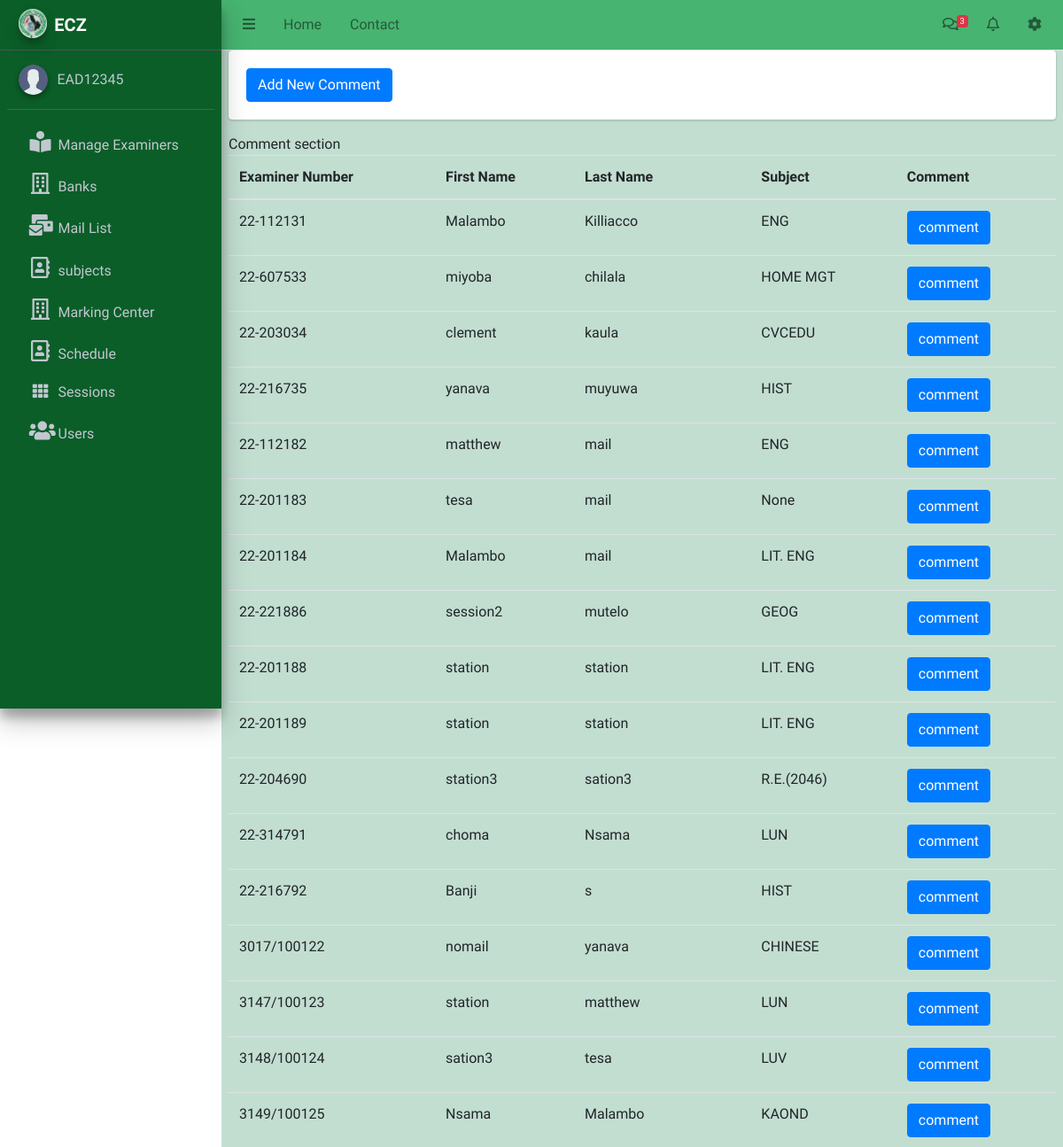
Before: /comments/list (signed in, upper part) with the older database file.
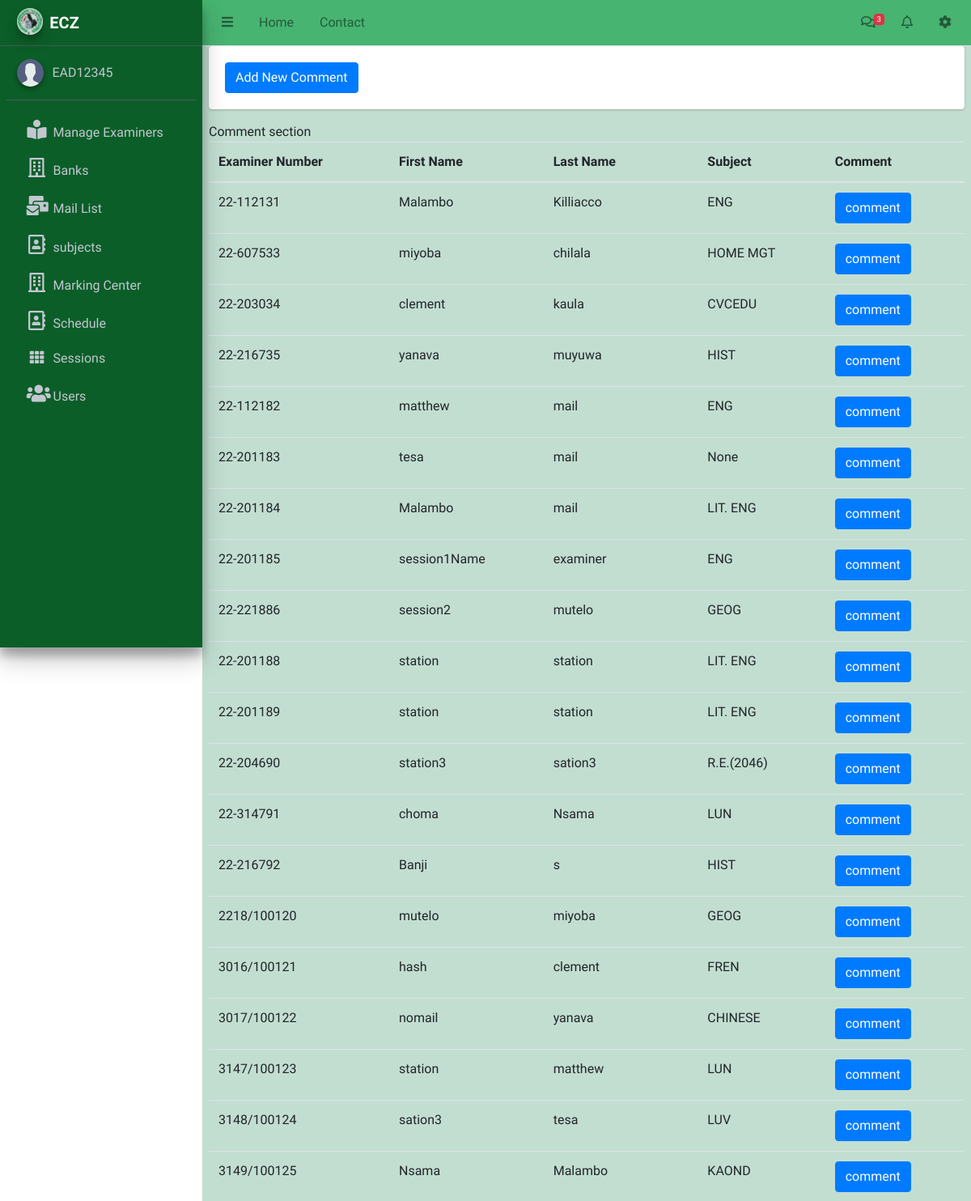
After: the same page with the newer database file.
### Examiner/models.py (models this page shows)
class Examiner(models.Model):
    user=models.OneToOneField(CustomUser,
        on_delete=models.CASCADE,null=True,blank=True)
    gender_data = ((0,"SELECT GENDER"),(1, "MALE"), (2, "FEMALE"))
    gender = models.IntegerField(default=0, choices=gender_data)
    subject=models.ForeignKey(Subject,to_field="subjectCode",db_column="Subject_Code", on_delete=models.SET_NULL,null=True,blank=True)
    paper=models.ForeignKey(Paper,db_column="Paper_Number", on_delete=models.SET_NULL,null=True)
    position=models.ForeignKey(Position,on_delete=models.SET_NULL,null=True)
    middle_name=models.CharField(max_length=50,null=True,blank=True)
    first_name=models.CharField(max_length=50,null=True)
    last_name=models.CharField(max_length=50,null=True)
    ExaminerCode=models.CharField(max_length=11,unique=True)
    Address=models.CharField(max_length=500,null=True)
    province=models.ForeignKey(Province, on_delete=models.SET_NULL,null=True)
    district=models.ForeignKey(Station,related_name="district", on_delete=models.SET_NULL,blank=True,null=True)#from station
    to_province =models.CharField(max_length=50,choices=regions,null=True,blank=True)
    bank=models.ForeignKey(Bank,on_delete=models.SET_NULL,null=True,blank=True)
    branch=models.ForeignKey(BankBranch,on_delete=models.SET_NULL,null=True,blank=True)
    AccountDetails=models.CharField(max_length=150,null=True)
    NRC=models.CharField(max_length=11,null=True)
    TPIN=models.CharField(max_length=10,null=True)
    cell_Number=models.CharField(max_length=10,null=True)
    email=models.EmailField(null=True,unique=True)
    created_at = models.DateTimeField(auto_now_add=True)
    updated_at = models.DateTimeField(auto_now=True)
    approved=models.BooleanField(default=False)
    availability=models.BooleanField(default=False)
    session=models.ForeignKey(Session,on_delete=models.CASCADE,null=True,blank=True)
    mail_count=models.IntegerField(default=0)
    objects = models.Manager()

class Subject(models.Model):
    subjectCode=models.CharField(max_length=5,unique=True)
    subjectName=models.CharField(max_length=20,null=True)
    subjectDescription=models.CharField(max_length=50,null=True,blank=True)
    datecreated= models.DateField(auto_now=True)
    dateupdated= models.DateField(auto_now=True)
    def __str__(self):
       return self.subjectName

### Examiner/ExaminerViews.py (the view, shortened to what this page needs)
# urls.py: path('comments/list',ExaminerViews.examinerComment,name='comments-list'),
@csrf_exempt
def examinerComment(request):
    comments = comment.objects.all()
    examiners=Examiner.objects.filter(approved=True)
    context = {
        "examiners":examiners,
        "comments": comments
    }
    return render(request, 'Examiner/comments.html', context)

### Examiner/templates/Examiner/comments.html (shortened to what this page needs)
{% extends 'base.html' %}
{% block content %}
<div class="card">
    <div class= "card-body">
       <button class="btn btn-primary " data-toggle="modal" data-target="#commentModal"> Add New Comment</button>
    </div>
</div>
Comment section
<table class="table">
    <thead>
        <tr>
            <th>Examiner Number</th>
            <th>First Name</th>
            <th>Last Name</th>
            <th>Subject</th>
            <th>Comment</th>
        </tr>
    </thead>
    <tbody>
        {% for item in examiners %}
        <tr>
        <td>{{item.ExaminerCode}}</td>
        <td>{{item.first_name}}</td>
        <td>{{item.last_name}}</td>
        <td>{{item.subject}}</td>
        <td><button class="btn btn-primary" >comment</button></td>
        </tr>
        {% endfor %}
    </tbody>
</table>
<br>
{% endblock content %}

Changed rows visible on the page:
now on this page (row edited): Examiner: ExaminerCode "22-201185", first_name "session1Name", last_name "examiner", subject "ENG"
now on this page (row edited): Examiner: ExaminerCode "2218/100120", first_name "mutelo", last_name "miyoba", subject "GEOG"
now on this page (row edited): Examiner: ExaminerCode "3016/100121", first_name "hash", last_name "clement", subject "FREN"
